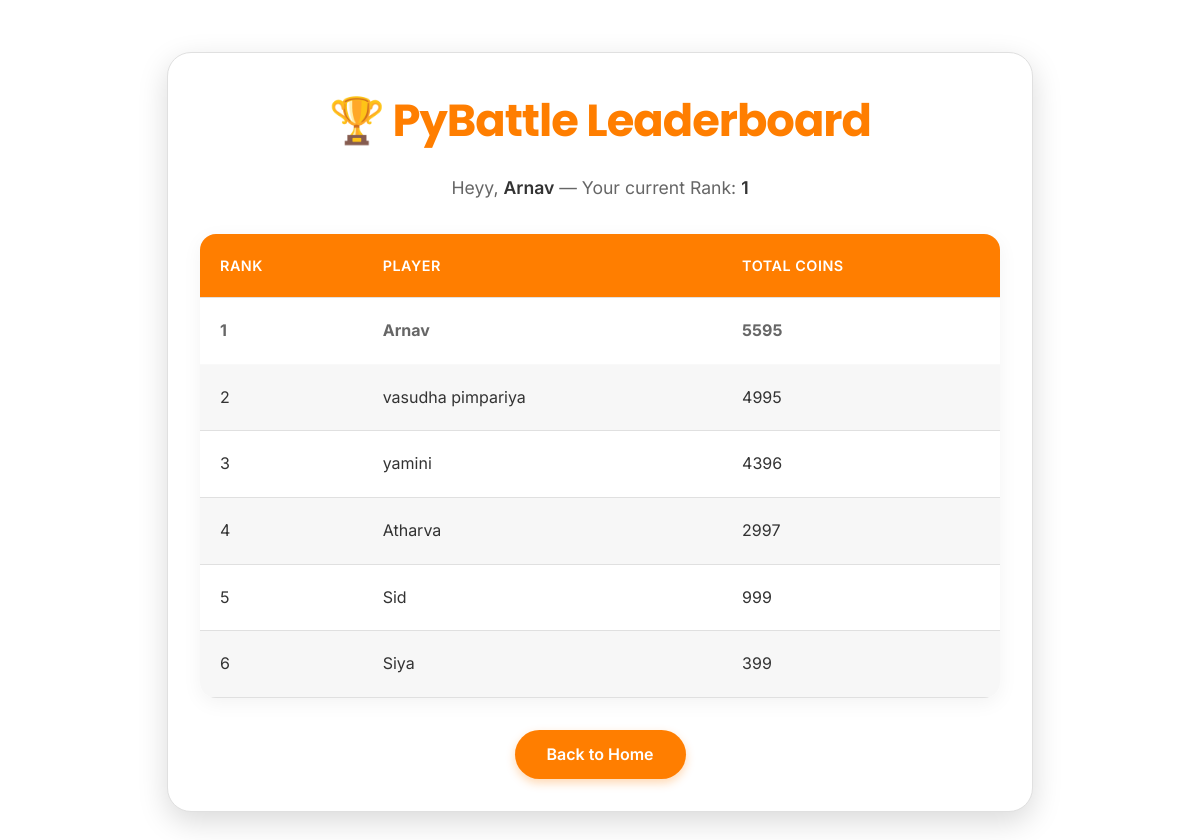
Page /leaderboard (signed in) on the committed database.
### tables this page shows
CREATE TABLE account(
                 id integer primary key autoincrement,
                 name text,
                 username text unique,
                 email text,
                 password text
                 );

### app.py (the view)
@app.route("/leaderboard")
def leaderboard():
    name = session.get("p_name")
    if not name:
        return redirect("/login")
    conn = sq.connect("database.db")
    conn.row_factory = sq.Row
    cur = conn.cursor()
    cur.execute("""
        SELECT a.name,
               (IFNULL(up.coins,0) + IFNULL(up.output_coins,0) + IFNULL(up.write_coins,0) + IFNULL(up.quiz_coins,0)) AS total_coins
        FROM account a
        JOIN user_progress up ON a.id = up.user_id
        ORDER BY total_coins DESC, a.name ASC
    """)
    rows = cur.fetchall()
    conn.close()
    leaderboard_data = [dict(r) for r in rows]
    current_rank = None
    for idx, row in enumerate(leaderboard_data, start=1):
        if row.get("name") == name:
            current_rank = idx
            break
    return render_template("leaderboard.html",
                           leaderboard_data=leaderboard_data,
                           name=name,
                           current_rank=current_rank)

### templates/leaderboard.html (shortened to what this page needs)
<!DOCTYPE html>
<html lang="en">
<head>
</head>
<body class="leaderboard-body">
    <div class="leaderboard-container">
        <header class="leaderboard-header">
            <h1 class="leaderboard-title">🏆 PyBattle Leaderboard</h1>
            <p class="leaderboard-subtitle">
                Heyy, <span class="player-name">{{ name }}</span> —
                Your current Rank: <span class="player-rank">{{ current_rank or "—" }}</span>
            </p>
        </header>
        <main class="leaderboard-main">
            <table class="leaderboard-table" aria-label="Leaderboard table">
                <thead class="leaderboard-thead">
                    <tr>
                        <th class="col-rank">Rank</th>
                        <th class="col-name">Player</th>
                        <th class="col-coins">Total Coins</th>
                    </tr>
                </thead>
                <tbody class="leaderboard-tbody">
                    {% for row in leaderboard_data %}
                    <tr class="leaderboard-row {% if row['name'] == name %}current-user{% endif %}">
                        <td class="rank-cell">{{ loop.index }}</td>
                        <td class="name-cell">{{ row['name'] }}</td>
                        <td class="coins-cell">{{ row['total_coins'] }}</td>
                    </tr>
                    {% endfor %}
                </tbody>
            </table>
        </main>
        <footer class="leaderboard-footer">
            <a class="btn-back" href="/home">Back to Home</a>
        </footer>
    </div>
</body>
</html>

### templates/leaderboard.html (style rules this page uses)
:root { --bg-light: #ffffff; --bg-card: #ffffff; --text-dark: #333333; --text-secondary: #666666; --accent-orange: #ff7e00; --accent-orange-dark: #cc6400; --shadow-subtle: 0 4px 15px rgba(0, 0, 0, 0.1); --glow-shadow: 0 0 15px rgba(255, 126, 0, 0.4); }
body { background-color: var(--bg-light); color: var(--text-dark); font-family: 'Inter', sans-serif; margin: 0; padding: 2rem; display: flex; flex-direction: column; align-items: center; justify-content: center; min-height: 100vh; line-height: 1.6; -webkit-font-smoothing: antialiased; -moz-osx-font-smoothing: grayscale; }
.leaderboard-container { width: 100%; max-width: 800px; padding: 2rem; background-color: var(--bg-card); border: 1px solid #e0e0e0; border-radius: 1.5rem; box-shadow: 0 10px 30px rgba(0, 0, 0, 0.15); text-align: center; }
.leaderboard-header { margin-bottom: 2rem; }
.leaderboard-title { font-family: 'Poppins', sans-serif; font-size: 2.8rem; color: var(--accent-orange); margin-top: 0; margin-bottom: 0.5rem; letter-spacing: -1px; }
.leaderboard-subtitle { font-size: 1.1rem; color: var(--text-secondary); }
.player-name, .player-rank { font-weight: 600; color: var(--text-dark); }
.leaderboard-table { width: 100%; border-collapse: collapse; margin-top: 2rem; border-radius: 1rem; overflow: hidden; box-shadow: 0 5px 20px rgba(0, 0, 0, 0.05); }
.leaderboard-thead { background-color: var(--accent-orange); color: var(--bg-card); }
th, td { padding: 1.25rem; text-align: left; border-bottom: 1px solid #e0e0e0; }
th { font-weight: 600; text-transform: uppercase; font-size: 0.9rem; letter-spacing: 0.5px; }
.leaderboard-row:nth-child(even) { background-color: #f7f7f7; }
.current-user { color: var(--text-secondary); font-weight: bold; }
.current-user td { border-color: rgba(255, 255, 255, 0.2); }
.btn-back { display: inline-block; margin-top: 2rem; padding: 0.75rem 2rem; background-color: var(--accent-orange); color: var(--bg-card); text-decoration: none; border-radius: 9999px; font-weight: 600; box-shadow: 0 4px 10px rgba(255, 126, 0, 0.3); }

### rows in the picture
account: name "Arnav", total_coins "5595"
account: name "vasudha pimpariya", total_coins "4995"
account: name "yamini", total_coins "4396"
account: name "Atharva", total_coins "2997"
account: name "Sid", total_coins "999"
account: name "Siya", total_coins "399"

### other values in the picture
{{ current_rank or "—" }} "1"
